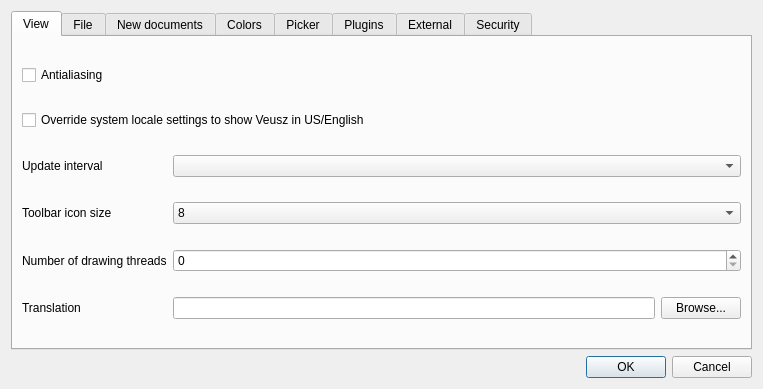
<?xml version="1.0" encoding="UTF-8"?>
<ui version="4.0">
 <class>PrefsDialog</class>
 <widget class="QDialog" name="PrefsDialog">
  <property name="geometry">
   <rect>
    <x>0</x>
    <y>0</y>
    <width>763</width>
    <height>389</height>
   </rect>
  </property>
  <property name="windowTitle">
   <string>Preferences</string>
  </property>
  <layout class="QVBoxLayout" name="verticalLayout_4">
   <item>
    <widget class="QTabWidget" name="tabWidget">
     <property name="currentIndex">
      <number>0</number>
     </property>
     <widget class="QWidget" name="View">
      <attribute name="title">
       <string>View</string>
      </attribute>
      <layout class="QGridLayout" name="gridLayout_2">
       <item row="0" column="0">
        <widget class="QCheckBox" name="antialiasCheck">
         <property name="toolTip">
          <string>Use antialiasing to smooth jagged edges</string>
         </property>
         <property name="text">
          <string>Antialiasing</string>
         </property>
        </widget>
       </item>
       <item row="1" column="0" colspan="2">
        <widget class="QCheckBox" name="englishCheck">
         <property name="toolTip">
          <string>Please restart Veusz after changing this option</string>
         </property>
         <property name="text">
          <string>Override system locale settings to show Veusz in US/English</string>
         </property>
        </widget>
       </item>
       <item row="2" column="0">
        <widget class="QLabel" name="label_5">
         <property name="text">
          <string>Update interval</string>
         </property>
        </widget>
       </item>
       <item row="2" column="1">
        <widget class="QComboBox" name="intervalCombo">
         <property name="toolTip">
          <string>How often Veusz will update the plot if it has changed</string>
         </property>
        </widget>
       </item>
       <item row="3" column="0">
        <widget class="QLabel" name="label_6">
         <property name="text">
          <string>Toolbar icon size</string>
         </property>
        </widget>
       </item>
       <item row="3" column="1">
        <widget class="QComboBox" name="iconSizeCombo">
         <item>
          <property name="text">
           <string>8</string>
          </property>
         </item>
         <item>
          <property name="text">
           <string>16</string>
          </property>
         </item>
         <item>
          <property name="text">
           <string>24</string>
          </property>
         </item>
         <item>
          <property name="text">
           <string>32</string>
          </property>
         </item>
         <item>
          <property name="text">
           <string>48</string>
          </property>
         </item>
         <item>
          <property name="text">
           <string>64</string>
          </property>
         </item>
        </widget>
       </item>
       <item row="4" column="0">
        <widget class="QLabel" name="label_11">
         <property name="text">
          <string>Number of drawing threads</string>
         </property>
        </widget>
       </item>
       <item row="4" column="1">
        <widget class="QSpinBox" name="threadSpinBox">
         <property name="toolTip">
          <string>Maximum number of parallel threads to use for drawing plots.
Set to 0 to disable threads.</string>
         </property>
         <property name="maximum">
          <number>16</number>
         </property>
        </widget>
       </item>
       <item row="5" column="0">
        <widget class="QLabel" name="label_2">
         <property name="text">
          <string>Translation</string>
         </property>
        </widget>
       </item>
       <item row="5" column="1">
        <layout class="QHBoxLayout" name="horizontalLayout_4">
         <item>
          <widget class="QLineEdit" name="translationEdit">
           <property name="toolTip">
            <string>&lt;html&gt;&lt;head/&gt;&lt;body&gt;&lt;p&gt;Load an externally-provided translation file on startup&lt;/p&gt;&lt;/body&gt;&lt;/html&gt;</string>
           </property>
          </widget>
         </item>
         <item>
          <widget class="QPushButton" name="translationBrowseButton">
           <property name="text">
            <string>Browse...</string>
           </property>
          </widget>
         </item>
        </layout>
       </item>
      </layout>
     </widget>
     <widget class="QWidget" name="File">
      <attribute name="title">
       <string>File</string>
      </attribute>
      <layout class="QGridLayout" name="gridLayout_5">
       <item row="0" column="0" rowspan="2">
        <widget class="QGroupBox" name="groupBox">
         <property name="title">
          <string>Document default directory</string>
         </property>
         <layout class="QVBoxLayout" name="verticalLayout_8">
          <item>
           <widget class="QRadioButton" name="dirDocPrevRadio">
            <property name="toolTip">
             <string/>
            </property>
            <property name="text">
             <string>Previous session</string>
            </property>
           </widget>
          </item>
          <item>
           <widget class="QRadioButton" name="dirDocCWDRadio">
            <property name="text">
             <string>Current working directory</string>
            </property>
           </widget>
          </item>
          <item>
           <widget class="QCheckBox" name="docFileAddImportPaths">
            <property name="toolTip">
             <string>&lt;html&gt;&lt;head/&gt;&lt;body&gt;&lt;p&gt;If set, the document location is recorded when saved, so linked data can be loaded using relative paths later if the document is moved.&lt;/p&gt;&lt;/body&gt;&lt;/html&gt;</string>
            </property>
            <property name="text">
             <string>Add import paths</string>
            </property>
           </widget>
          </item>
         </layout>
        </widget>
       </item>
       <item row="0" column="1">
        <widget class="QGroupBox" name="groupBox_4">
         <property name="title">
          <string>Export filename templates</string>
         </property>
         <layout class="QGridLayout" name="gridLayout_3">
          <item row="1" column="0">
           <widget class="QLabel" name="label_9">
            <property name="text">
             <string>Multiple files</string>
            </property>
           </widget>
          </item>
          <item row="1" column="1">
           <widget class="QLineEdit" name="exportTemplMultiEdit">
            <property name="toolTip">
             <string>&lt;html&gt;&lt;head/&gt;&lt;body&gt;&lt;p&gt;Template filename when exorting to multiple files. This can include %DOCNAME% for the document name, %PAGENAME% for the page name and %PAGE% for the page number. %PAGE00% and %PAGE000% force two and three-character page numbers. An extension is automatically added.&lt;/p&gt;&lt;/body&gt;&lt;/html&gt;</string>
            </property>
           </widget>
          </item>
          <item row="0" column="1">
           <widget class="QLineEdit" name="exportTemplSingleEdit">
            <property name="toolTip">
             <string>&lt;html&gt;&lt;head/&gt;&lt;body&gt;&lt;p&gt;Template filename when written to a single file. This can include %DOCNAME% for the document name. A filename extension is automatically added.&lt;/p&gt;&lt;/body&gt;&lt;/html&gt;</string>
            </property>
           </widget>
          </item>
          <item row="0" column="0">
           <widget class="QLabel" name="label_3">
            <property name="text">
             <string>Single file</string>
            </property>
           </widget>
          </item>
         </layout>
        </widget>
       </item>
       <item row="1" column="1">
        <widget class="QGroupBox" name="groupBox_2">
         <property name="title">
          <string>Export default directory</string>
         </property>
         <layout class="QVBoxLayout" name="verticalLayout_5">
          <item>
           <widget class="QRadioButton" name="dirExportDocRadio">
            <property name="text">
             <string>Document director&amp;y</string>
            </property>
           </widget>
          </item>
          <item>
           <widget class="QRadioButton" name="dirExportPrevRadio">
            <property name="text">
             <string>Previous session</string>
            </property>
           </widget>
          </item>
          <item>
           <widget class="QRadioButton" name="dirExportCWDRadio">
            <property name="text">
             <string>Curren&amp;t working directory</string>
            </property>
           </widget>
          </item>
         </layout>
        </widget>
       </item>
      </layout>
     </widget>
     <widget class="QWidget" name="StylesTab">
      <attribute name="title">
       <string>New documents</string>
      </attribute>
      <layout class="QVBoxLayout" name="verticalLayout_3">
       <item>
        <widget class="QLabel" name="label_8">
         <property name="sizePolicy">
          <sizepolicy hsizetype="Preferred" vsizetype="Maximum">
           <horstretch>0</horstretch>
           <verstretch>0</verstretch>
          </sizepolicy>
         </property>
         <property name="text">
          <string>Default stylesheet and custom definition files to load in new documents</string>
         </property>
         <property name="wordWrap">
          <bool>true</bool>
         </property>
        </widget>
       </item>
       <item>
        <layout class="QGridLayout" name="gridLayout">
         <item row="0" column="0">
          <widget class="QLabel" name="label_4">
           <property name="text">
            <string>Stylesheet</string>
           </property>
          </widget>
         </item>
         <item row="0" column="1">
          <widget class="QLineEdit" name="styleLineEdit">
           <property name="toolTip">
            <string>A stylesheet file name specified here will be automatically loaded when creating a new document.
Leave blank for no stylesheet to be loaded.</string>
           </property>
          </widget>
         </item>
         <item row="0" column="2">
          <widget class="QPushButton" name="styleBrowseButton">
           <property name="text">
            <string>Browse...</string>
           </property>
          </widget>
         </item>
         <item row="1" column="0">
          <widget class="QLabel" name="label_7">
           <property name="text">
            <string>Custom definitons</string>
           </property>
          </widget>
         </item>
         <item row="1" column="1">
          <widget class="QLineEdit" name="customLineEdit">
           <property name="toolTip">
            <string>A custom definiton file name specified here will be automatically
loaded when creating a new document. Leave blank for no file
to be loaded.</string>
           </property>
          </widget>
         </item>
         <item row="1" column="2">
          <widget class="QPushButton" name="customBrowseButton">
           <property name="text">
            <string>Browse...</string>
           </property>
          </widget>
         </item>
        </layout>
       </item>
      </layout>
     </widget>
     <widget class="QWidget" name="tab">
      <attribute name="title">
       <string>Colors</string>
      </attribute>
      <layout class="QVBoxLayout" name="verticalLayout_2">
       <item>
        <widget class="QGroupBox" name="groupBox_3">
         <property name="title">
          <string>Document color theme</string>
         </property>
         <layout class="QHBoxLayout" name="horizontalLayout_3">
          <item>
           <widget class="QLabel" name="label">
            <property name="text">
             <string>Default</string>
            </property>
           </widget>
          </item>
          <item>
           <widget class="QComboBox" name="colorThemeDefCombo"/>
          </item>
         </layout>
        </widget>
       </item>
       <item>
        <widget class="QGroupBox" name="colorGroup">
         <property name="title">
          <string>Colors used by the Veusz user interface</string>
         </property>
        </widget>
       </item>
      </layout>
     </widget>
     <widget class="QWidget" name="Picker">
      <attribute name="title">
       <string>Picker</string>
      </attribute>
      <layout class="QVBoxLayout" name="verticalLayout">
       <item>
        <widget class="QCheckBox" name="pickerToConsoleCheck">
         <property name="text">
          <string>Print picked points to internal console</string>
         </property>
        </widget>
       </item>
       <item>
        <widget class="QCheckBox" name="pickerToClipboardCheck">
         <property name="text">
          <string>Copy picked points to clipboard</string>
         </property>
        </widget>
       </item>
       <item>
        <layout class="QHBoxLayout" name="horizontalLayout">
         <item>
          <widget class="QLabel" name="label_12">
           <property name="text">
            <string>Number of significant figures to show</string>
           </property>
          </widget>
         </item>
         <item>
          <widget class="QSpinBox" name="pickerSigFigs">
           <property name="minimum">
            <number>1</number>
           </property>
           <property name="maximum">
            <number>20</number>
           </property>
          </widget>
         </item>
        </layout>
       </item>
      </layout>
     </widget>
     <widget class="QWidget" name="pluginTab">
      <attribute name="title">
       <string>Plugins</string>
      </attribute>
      <layout class="QGridLayout" name="gridLayout_4">
       <item row="1" column="0" colspan="4">
        <widget class="QListView" name="pluginList"/>
       </item>
       <item row="3" column="0">
        <spacer name="horizontalSpacer">
         <property name="orientation">
          <enum>Qt::Horizontal</enum>
         </property>
         <property name="sizeHint" stdset="0">
          <size>
           <width>40</width>
           <height>20</height>
          </size>
         </property>
        </spacer>
       </item>
       <item row="3" column="1">
        <widget class="QPushButton" name="pluginAddButton">
         <property name="text">
          <string>Add...</string>
         </property>
        </widget>
       </item>
       <item row="0" column="0" colspan="4">
        <widget class="QLabel" name="label_10">
         <property name="text">
          <string>Add entries here to load Veusz import plugins. Entries should consist of a Python file to load.</string>
         </property>
         <property name="wordWrap">
          <bool>true</bool>
         </property>
        </widget>
       </item>
       <item row="3" column="2">
        <widget class="QPushButton" name="pluginRemoveButton">
         <property name="sizePolicy">
          <sizepolicy hsizetype="Minimum" vsizetype="Fixed">
           <horstretch>0</horstretch>
           <verstretch>0</verstretch>
          </sizepolicy>
         </property>
         <property name="text">
          <string>Remove</string>
         </property>
        </widget>
       </item>
      </layout>
     </widget>
     <widget class="QWidget" name="tab_2">
      <attribute name="title">
       <string>External</string>
      </attribute>
      <layout class="QGridLayout" name="gridLayout_2">
       <item row="0" column="0">
        <widget class="QLabel" name="label_14">
         <property name="text">
          <string>Python path</string>
         </property>
        </widget>
       </item>
       <item row="0" column="1">
        <widget class="QLineEdit" name="externalPythonPath">
         <property name="toolTip">
          <string>&lt;html&gt;&lt;head/&gt;&lt;body&gt;&lt;p&gt;Enter a colon-separated list of directories to be added to the beginning of the Python path. This can be used to find Python modules located in non-default locations. Changing this setting requires a restart.&lt;/p&gt;&lt;/body&gt;&lt;/html&gt;</string>
         </property>
        </widget>
       </item>
       <item row="1" column="0">
        <widget class="QLabel" name="label_2">
         <property name="text">
          <string>Ghostscript location</string>
         </property>
        </widget>
       </item>
       <item row="1" column="1">
        <widget class="QLineEdit" name="externalGhostscript">
         <property name="toolTip">
          <string>&lt;html&gt;&lt;head/&gt;&lt;body&gt;&lt;p&gt;Location of the Ghostscript executable. Used for creating EPS files. On Linux/Unix the PATH will be searched if this is not set. Requires a restart after changing.&lt;/p&gt;&lt;/body&gt;&lt;/html&gt;</string>
         </property>
        </widget>
       </item>
       <item row="1" column="2">
        <widget class="QPushButton" name="externalGhostscriptBrowse">
         <property name="text">
          <string>Browse...</string>
         </property>
        </widget>
       </item>
       <item row="2" column="1">
        <widget class="QCheckBox" name="externalNewVerCheck">
         <property name="text">
          <string>Disable new version checks</string>
         </property>
        </widget>
       </item>
       <item row="3" column="1">
        <widget class="QCheckBox" name="externalFeedbackCheck">
         <property name="text">
          <string>Disable sending automatic feedback</string>
         </property>
        </widget>
       </item>
      </layout>
     </widget>
     <widget class="QWidget" name="tab_3">
      <attribute name="title">
       <string>Security</string>
      </attribute>
      <layout class="QVBoxLayout" name="verticalLayout_6">
       <item>
        <widget class="QLabel" name="label_13">
         <property name="text">
          <string>Trust contents of documents in these directories or folders. Documents stored here or in subdirectories will be able to contain arbitrary Python code without warnings.</string>
         </property>
         <property name="wordWrap">
          <bool>true</bool>
         </property>
        </widget>
       </item>
       <item>
        <widget class="QListWidget" name="securityDirList"/>
       </item>
       <item>
        <layout class="QHBoxLayout" name="horizontalLayout_2">
         <item>
          <widget class="QPushButton" name="securityDirAdd">
           <property name="text">
            <string>Add...</string>
           </property>
          </widget>
         </item>
         <item>
          <widget class="QPushButton" name="securityDirRemove">
           <property name="enabled">
            <bool>false</bool>
           </property>
           <property name="text">
            <string>Remove</string>
           </property>
          </widget>
         </item>
         <item>
          <spacer name="horizontalSpacer_2">
           <property name="orientation">
            <enum>Qt::Horizontal</enum>
           </property>
           <property name="sizeHint" stdset="0">
            <size>
             <width>40</width>
             <height>20</height>
            </size>
           </property>
          </spacer>
         </item>
        </layout>
       </item>
      </layout>
     </widget>
    </widget>
   </item>
   <item>
    <widget class="QDialogButtonBox" name="buttonBox">
     <property name="standardButtons">
      <set>QDialogButtonBox::Cancel|QDialogButtonBox::Ok</set>
     </property>
    </widget>
   </item>
  </layout>
 </widget>
 <resources/>
 <connections>
  <connection>
   <sender>buttonBox</sender>
   <signal>accepted()</signal>
   <receiver>PrefsDialog</receiver>
   <slot>accept()</slot>
   <hints>
    <hint type="sourcelabel">
     <x>169</x>
     <y>236</y>
    </hint>
    <hint type="destinationlabel">
     <x>169</x>
     <y>126</y>
    </hint>
   </hints>
  </connection>
  <connection>
   <sender>buttonBox</sender>
   <signal>rejected()</signal>
   <receiver>PrefsDialog</receiver>
   <slot>reject()</slot>
   <hints>
    <hint type="sourcelabel">
     <x>169</x>
     <y>236</y>
    </hint>
    <hint type="destinationlabel">
     <x>169</x>
     <y>126</y>
    </hint>
   </hints>
  </connection>
 </connections>
</ui>
